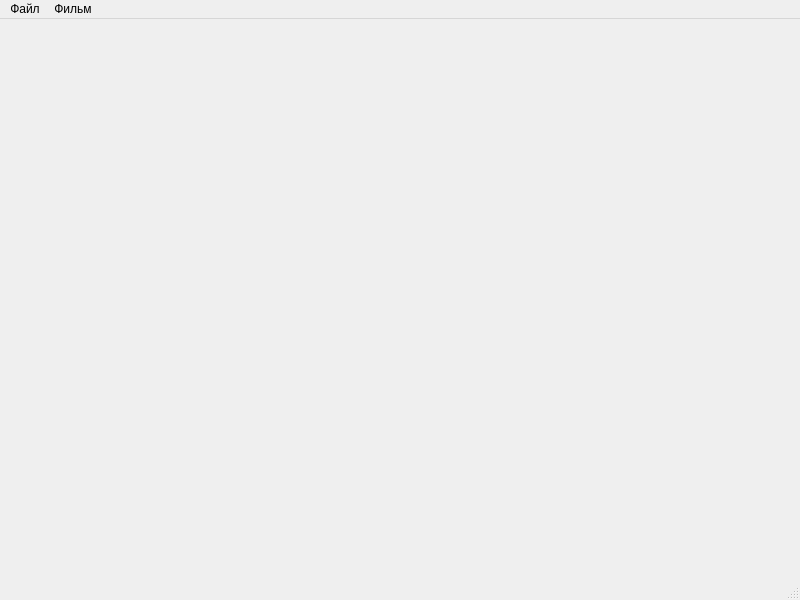
<?xml version="1.0" encoding="UTF-8"?>
<ui version="4.0">
 <class>MainWindow</class>
 <widget class="QMainWindow" name="MainWindow">
  <property name="geometry">
   <rect>
    <x>0</x>
    <y>0</y>
    <width>800</width>
    <height>600</height>
   </rect>
  </property>
  <property name="sizePolicy">
   <sizepolicy hsizetype="Preferred" vsizetype="Preferred">
    <horstretch>0</horstretch>
    <verstretch>0</verstretch>
   </sizepolicy>
  </property>
  <property name="windowTitle">
   <string>Film library</string>
  </property>
  <property name="statusTip">
   <string extracomment="123"/>
  </property>
  <widget class="QWidget" name="centralWidget"/>
  <widget class="QMenuBar" name="menuBar">
   <property name="geometry">
    <rect>
     <x>0</x>
     <y>0</y>
     <width>800</width>
     <height>25</height>
    </rect>
   </property>
   <widget class="QMenu" name="menu">
    <property name="title">
     <string>Файл</string>
    </property>
    <addaction name="actionExit"/>
   </widget>
   <widget class="QMenu" name="menu_2">
    <property name="title">
     <string>Фильм</string>
    </property>
    <addaction name="actionUpdate"/>
    <addaction name="separator"/>
    <addaction name="actionCreate"/>
    <addaction name="actionEdit"/>
    <addaction name="actionDelete"/>
    <addaction name="separator"/>
    <addaction name="actionSearch"/>
   </widget>
   <addaction name="menu"/>
   <addaction name="menu_2"/>
  </widget>
  <widget class="QStatusBar" name="statusBar">
   <property name="statusTip">
    <string/>
   </property>
  </widget>
  <action name="actionExit">
   <property name="text">
    <string>Выход</string>
   </property>
   <property name="statusTip">
    <string>Закрыть приложение</string>
   </property>
   <property name="shortcutContext">
    <enum>Qt::ApplicationShortcut</enum>
   </property>
  </action>
  <action name="actionCreate">
   <property name="text">
    <string>Добавить</string>
   </property>
   <property name="statusTip">
    <string>Добавить фильм</string>
   </property>
   <property name="shortcutContext">
    <enum>Qt::ApplicationShortcut</enum>
   </property>
  </action>
  <action name="actionEdit">
   <property name="enabled">
    <bool>false</bool>
   </property>
   <property name="text">
    <string>Редактировать</string>
   </property>
   <property name="statusTip">
    <string>Редактировать выбранный фильм</string>
   </property>
   <property name="shortcutContext">
    <enum>Qt::ApplicationShortcut</enum>
   </property>
  </action>
  <action name="actionDelete">
   <property name="enabled">
    <bool>false</bool>
   </property>
   <property name="text">
    <string>Удалить</string>
   </property>
   <property name="statusTip">
    <string>Удалить выбранный фильм</string>
   </property>
   <property name="shortcutContext">
    <enum>Qt::ApplicationShortcut</enum>
   </property>
  </action>
  <action name="actionSearch">
   <property name="text">
    <string>Поиск</string>
   </property>
   <property name="statusTip">
    <string>Найти фильм</string>
   </property>
   <property name="shortcutContext">
    <enum>Qt::ApplicationShortcut</enum>
   </property>
  </action>
  <action name="actionUpdate">
   <property name="text">
    <string>Обновить список</string>
   </property>
   <property name="statusTip">
    <string>Обновить список фильмов</string>
   </property>
   <property name="shortcutContext">
    <enum>Qt::ApplicationShortcut</enum>
   </property>
  </action>
 </widget>
 <layoutdefault spacing="6" margin="11"/>
 <resources/>
 <connections/>
</ui>
